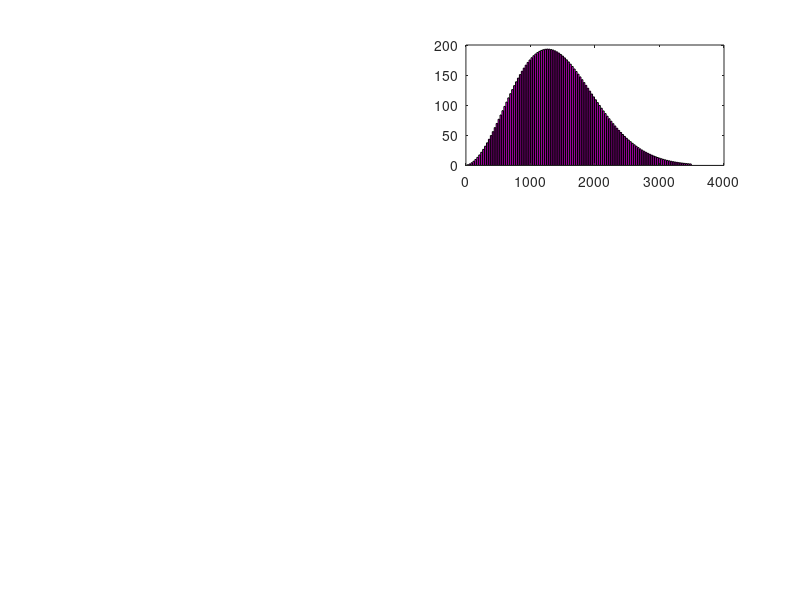

Recreate this plot in MATLAB.
clear all;
v=1:30:3500; 
N=10000; 
k=1.38*10^(-23);
T=400;
m=6.6*10^(-27);  
e=2.71;
Aaaaa=4*pi*N*((m/(2*pi*k*T))^(1.5)); 
a=(k*T/m)^0.5;
%F=1:117;
vMax=3500;
dv=30;
tt=0;
bins=117;

for t=1:117   %117~=3500./30
  
    F(t)=((Aaaaa*((t*30)^2)*e^((-m*(((t*30)^2)))/(2*k*T))))*30;
    %multiple by 30 is because of the interva
    %dn=30 
end

subplot(3,2,2);
bar(v,F,'m');
axis([0 4000 0 200]);